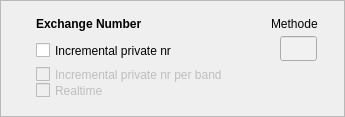
  <widget class="QFrame" name="frame_4">
   <property name="geometry">
    <rect>
     <x>12</x>
     <y>488</y>
     <width>345</width>
     <height>117</height>
    </rect>
   </property>
   <property name="frameShape">
    <enum>QFrame::StyledPanel</enum>
   </property>
   <property name="frameShadow">
    <enum>QFrame::Raised</enum>
   </property>
   <widget class="QLabel" name="label_4">
    <property name="geometry">
     <rect>
      <x>36</x>
      <y>12</y>
      <width>109</width>
      <height>23</height>
     </rect>
    </property>
    <property name="font">
     <font>
      <pointsize>9</pointsize>
      <weight>75</weight>
      <bold>true</bold>
     </font>
    </property>
    <property name="text">
     <string>Exchange Number</string>
    </property>
   </widget>
   <widget class="QCheckBox" name="checkBoxInc">
    <property name="geometry">
     <rect>
      <x>36</x>
      <y>40</y>
      <width>177</width>
      <height>21</height>
     </rect>
    </property>
    <property name="text">
     <string>Incremental private nr</string>
    </property>
   </widget>
   <widget class="QCheckBox" name="checkBox_2">
    <property name="enabled">
     <bool>false</bool>
    </property>
    <property name="geometry">
     <rect>
      <x>36</x>
      <y>64</y>
      <width>241</width>
      <height>21</height>
     </rect>
    </property>
    <property name="text">
     <string>Incremental private nr per band</string>
    </property>
   </widget>
   <widget class="QCheckBox" name="checkBox_3">
    <property name="enabled">
     <bool>false</bool>
    </property>
    <property name="geometry">
     <rect>
      <x>36</x>
      <y>80</y>
      <width>185</width>
      <height>21</height>
     </rect>
    </property>
    <property name="text">
     <string>Realtime</string>
    </property>
   </widget>
   <widget class="QLabel" name="label_31">
    <property name="geometry">
     <rect>
      <x>168</x>
      <y>16</y>
      <width>153</width>
      <height>16</height>
     </rect>
    </property>
    <property name="text">
     <string>Methode </string>
    </property>
    <property name="alignment">
     <set>Qt::AlignRight|Qt::AlignTrailing|Qt::AlignVCenter</set>
    </property>
   </widget>
   <widget class="QLineEdit" name="wMethod">
    <property name="geometry">
     <rect>
      <x>280</x>
      <y>36</y>
      <width>37</width>
      <height>25</height>
     </rect>
    </property>
    <property name="palette">
     <palette>
      <active>
       <colorrole role="Base">
        <brush brushstyle="SolidPattern">
         <color alpha="255">
          <red>241</red>
          <green>241</green>
          <blue>241</blue>
         </color>
        </brush>
       </colorrole>
      </active>
      <inactive>
       <colorrole role="Base">
        <brush brushstyle="SolidPattern">
         <color alpha="255">
          <red>241</red>
          <green>241</green>
          <blue>241</blue>
         </color>
        </brush>
       </colorrole>
      </inactive>
      <disabled>
       <colorrole role="Base">
        <brush brushstyle="SolidPattern">
         <color alpha="255">
          <red>244</red>
          <green>244</green>
          <blue>244</blue>
         </color>
        </brush>
       </colorrole>
      </disabled>
     </palette>
    </property>
    <property name="focusPolicy">
     <enum>Qt::NoFocus</enum>
    </property>
    <property name="alignment">
     <set>Qt::AlignCenter</set>
    </property>
   </widget>
  </widget>
